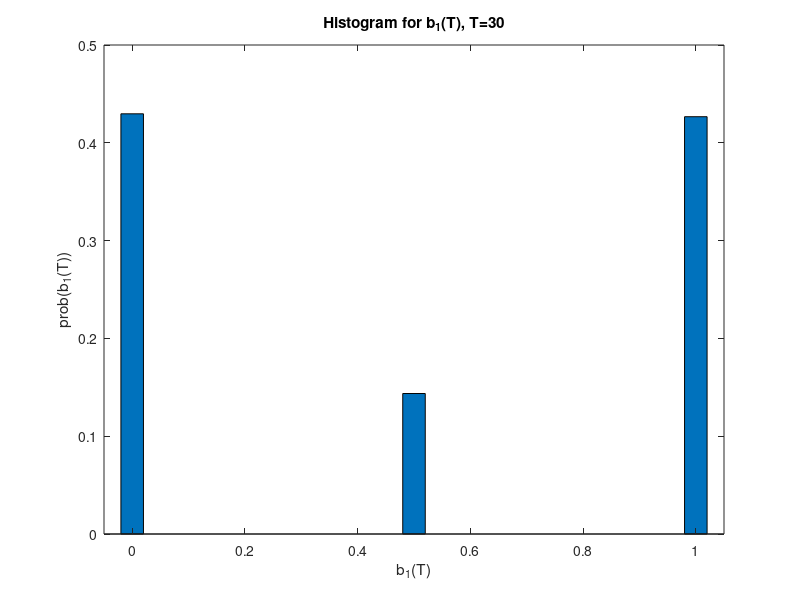

Source code (MATLAB):
%implements the coin toss experiment in:
%Ziheng Yang, Tianqi Zhu. Overconfident Bayesian model selection.
%Proceedings of the National Academy of Sciences Feb 2018, 201712673; 
%DOI: 10.1073/pnas.1712673115

% Suppose the model set includes 2 models, one that a coin has probability
% of heads of p1, the other of p2. Suppose that the true probability is p.
% This example explores the distribution of the belief weight (b1) for model
% 1 as more tosses are made over time.

%%
p=0.5; p1=0.9; p2=0.1;
T=30; 
reps=100000;
b=zeros(reps,T+1); b(:,1)=0.5; 
for t=1:T 
  x=rand(reps,1)<p;
  l1=p1.^x.*(1-p1).^(1-x);
  l2=p2.^x.*(1-p2).^(1-x);
  bt=l1.*b(:,t);
  bt=bt./(bt+l2.*(1-b(:,t)));
  b(:,t+1)=bt;
end

%%
figure(1); clf
bins=0:0.05:1;
h=hist(b(:,end),0:0.05:1);
bar(bins, h/size(b,1)) % Add '1' for full width
mean(b(:,end)>0.5)
xlabel('b_1(T)')
ylabel('prob(b_1(T))')
xlim([-0.05,1.05])
title(['Histogram for b_1(T), T=' num2str(T)])

%%
%figure(2)
%plot(0:99,b(1:5,1:100))
%xlabel('t')
%ylabel('b_1')
%title(['5 sample paths for belief weight b_1'])
